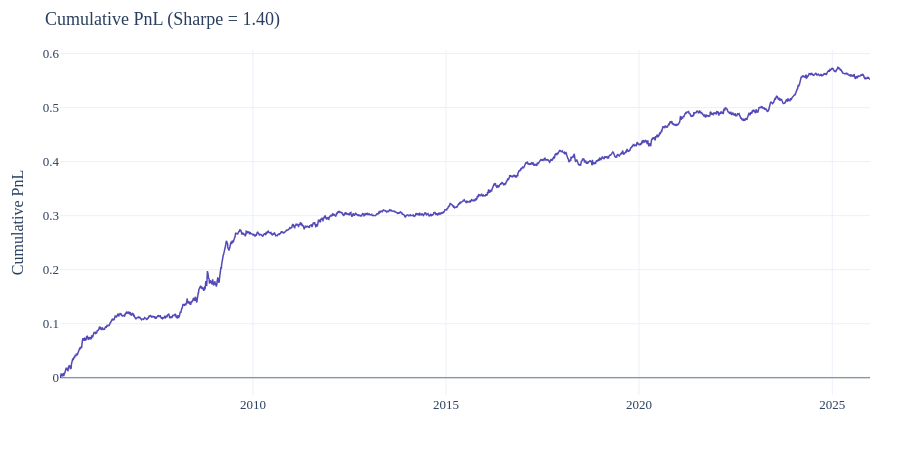

Notebook code for this chart:
### Code cell
import plotly.graph_objects as go

cumulative = pnl_resid.cumsum()
sharpe = pnl_resid.mean() / pnl_resid.std() * np.sqrt(252)

fig = go.Figure()
fig.add_trace(go.Scatter(
    x=cumulative.index, y=cumulative.values,
    mode="lines", line=dict(color="#534AB7", width=1.5),
    name="PnL"
))
fig.add_hline(y=0, line_dash="solid", line_color="black", line_width=0.5)

fig.update_layout(
    title=f"Cumulative PnL (Sharpe = {sharpe:.2f})",
    yaxis_title="Cumulative PnL",
    xaxis_title="",
    template="plotly_white",
    font=dict(family="Times New Roman", size=13),
    height=450, width=900,
    showlegend=False,
    margin=dict(l=60, r=30, t=50, b=40),
)

fig.show()
fig.write_image("residualized_pnl.png", scale=3)

### Figure 1 — Plotly figure (JSON) as saved in the notebook; plotly's stock layout.template omitted (floating-point values rounded to 4 significant figures; data arrays with more than 128 entries replaced by an {"elided": "..."} marker saying what was removed)
{"data": [{"line": {"color": "#534AB7", "width": 1.5}, "mode": "lines", "name": "PnL", "type": "scatter", "x": {"elided": "5259 str values"}, "y": {"elided": "5259 float values"}}], "layout": {"font": {"family": "Times New Roman", "size": 13}, "height": 450, "margin": {"b": 40, "l": 60, "r": 30, "t": 50}, "shapes": [{"line": {"color": "black", "dash": "solid", "width": 0.5}, "type": "line", "x0": 0, "x1": 1, "xref": "x domain", "y0": 0, "y1": 0, "yref": "y"}], "showlegend": false, "title": {"text": "Cumulative PnL (Sharpe = 1.40)"}, "width": 900, "xaxis": {"title": {"text": ""}}, "yaxis": {"title": {"text": "Cumulative PnL"}}}}
